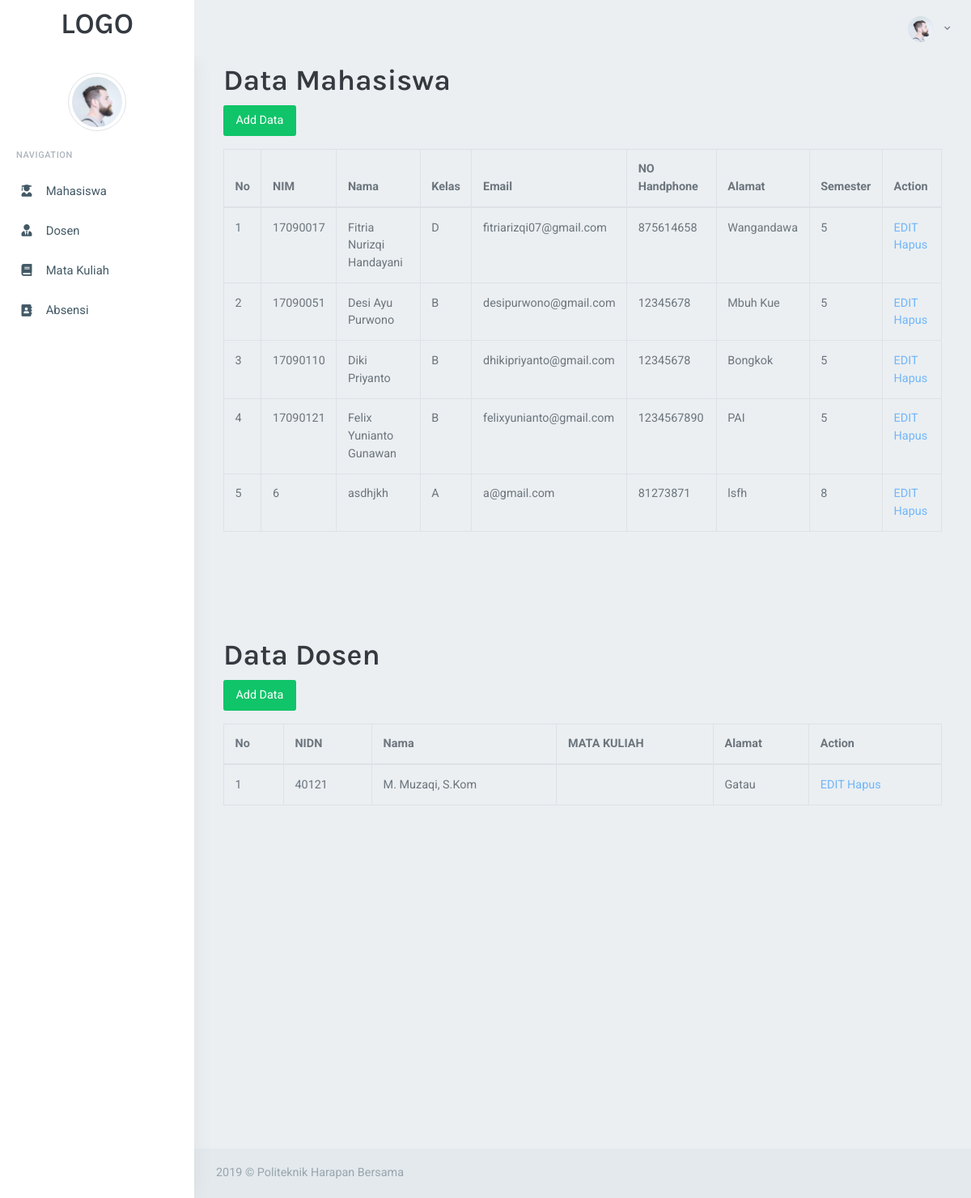
Page /admin/index.php (signed in) on the committed database.
### tables this page shows
CREATE TABLE `mahasiswa` (
  `nim` char(8) NOT NULL,
  `nama` varchar(50) NOT NULL,
  `kelas` varchar(2) NOT NULL,
  `email` varchar(50) NOT NULL,
  `no_hp` int(14) NOT NULL,
  `alamat` varchar(255) NOT NULL,
  `semester` int(1) NOT NULL
);

CREATE TABLE `dosen` (
  `nidn` int(11) NOT NULL,
  `nama` varchar(255) NOT NULL,
  `mata_kuliah` varchar(255) NOT NULL,
  `alamat` text NOT NULL
);

### admin/halaman/mahasiswa/mahasiswa.php (the view, shortened to what this page needs)
<!doctype html>
<html lang="en">
<head>
</head>
<body>
  <div class="container">
    <h1>Data Mahasiswa</h1>
    <p><a href="index.php?page=tambahdata" class="btn btn-success">Add Data</a></p>
    <table id="mytable" class="table table-bordered">
      <thead>
        <th>No</th>
        <th>NIM</th>
        <th>Nama</th>
        <th>Kelas</th>
        <th>Email</th>
        <th>NO Handphone</th>
        <th>Alamat</th>
        <th>Semester</th>
        <th>Action</th>
      </thead>
      <?php
  include "../koneksi.php";
  $data=mysqli_query($koneksi,"SELECT * FROM mahasiswa");
  if(mysqli_num_rows($data)>0){
    $no = 1 ;
    while($d = mysqli_fetch_assoc($data)){
      echo '
      <tr>
        <td>'.$no++.'</td>
        <td>'.$d['nim'].'</td>
        <td>'.$d['nama'].'</td>
        <td>'.$d['kelas'].'</td>
        <td>'.$d['email'].'</td>
        <td>'.$d['no_hp'].'</td>
        <td>'.$d['alamat'].'</td>
        <td>'.$d['semester'].'</td>
        <td>
          <a href="#">EDIT</a>
          <a href="halaman/mahasiswa/delete.php?nim'.$d['nim'].'" onclick="return confirm(\'Yakin ingin menghapus?\')">Hapus</a>
        </td>
        </tr>
      ';
    }
  }else{
    echo '<tr><td colspan="8">Tidak ada Data!</td></tr>';
  }
  ?>
    </table>
  </div>
</body>
</html>

### admin/halaman/dosen/dosen.php (shortened to what this page needs)
<!doctype html>
<html lang="en">
<head>
</head>
<body>
  <div class="container">
    <h1>Data Dosen</h1>
    <p><a href="index.php?page=tambahdata" class="btn btn-success">Add Data</a></p>
    <table id="mytable" class="table table-bordered">
      <thead>
		<th>No</th>
        <th>NIDN</th>
        <th>Nama</th>
        <th>MATA KULIAH</th>
        <th>Alamat</th>
        <th>Action</th>
      </thead>
      <?php
  include "../koneksi.php";
  $data=mysqli_query($koneksi,"SELECT * FROM dosen");
  if(mysqli_num_rows($data)>0){
    $no = 1 ;
    while($d = mysqli_fetch_assoc($data)){
      echo '
      <tr>
        <td>'.$no++.'</td>
        <td>'.$d['nidn'].'</td>
        <td>'.$d['nama'].'</td>
        <td>'.$d['mata_kuliah'].'</td>
        <td>'.$d['alamat'].'</td>
        <td>
          <a href="#">EDIT</a>
          <a href="halaman/dosen/delete.php?nidn'.$d['nidn'].'" onclick="return confirm(\'Yakin ingin menghapus?\')">Hapus</a>
        </td>
        </tr>
      ';
    }
  }else{
    echo '<tr><td colspan="8">Tidak ada Data!</td></tr>';
  }
  ?>
    </table>
  </div>
</body>
</html>

### rows in the picture
mahasiswa: nim "17090017", nama "Fitria Nurizqi Handayani", kelas "D", email "fitriarizqi07@gmail.com", no_hp "875614658", alamat "Wangandawa", semester "5"
mahasiswa: nim "17090051", nama "Desi Ayu Purwono", kelas "B", email "desipurwono@gmail.com", no_hp "12345678", alamat "Mbuh Kue", semester "5"
mahasiswa: nim "17090110", nama "Diki Priyanto", kelas "B", email "dhikipriyanto@gmail.com", no_hp "12345678", alamat "Bongkok", semester "5"
mahasiswa: nim "17090121", nama "Felix Yunianto Gunawan", kelas "B", email "felixyunianto@gmail.com", no_hp "1234567890", alamat "PAI", semester "5"
mahasiswa: nim "6", nama "asdhjkh", kelas "A", email "a@gmail.com", no_hp "81273871", alamat "lsfh", semester "8"
dosen: nidn "40121", nama "M. Muzaqi, S.Kom", alamat "Gatau"
